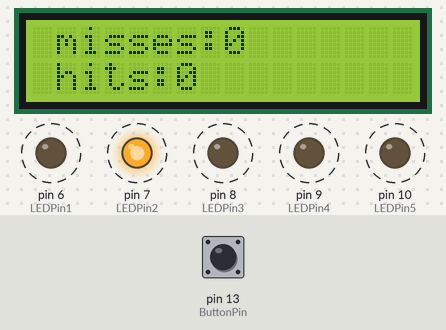
Bench run of a sketch on a simulated Arduino Uno, built with avr-gcc and run on an emulated ATmega328P. Shown: 16×2 character LCD, output pins drawn as LEDs (lit = HIGH). Dashed ring = blinking. The test bench sets the inputs (shaded band); at power-on: pin 13 (ButtonPin) HIGH.

Above: at 0.74 s.
1.3 s: pin 13 (ButtonPin) pulled LOW for 3.2 s
At 2.1 s:
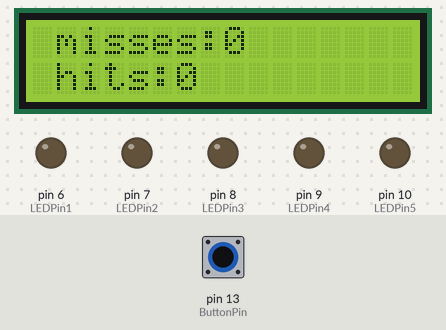
5.1 s: pin 13 (ButtonPin) pulled LOW for 1 s
At 6.47 s:
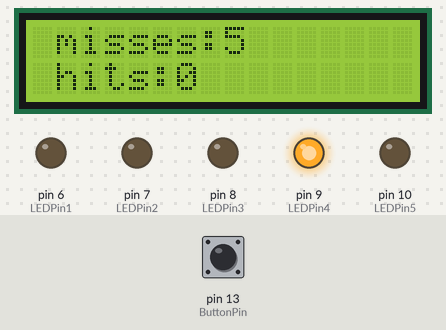
6.7 s: pin 13 (ButtonPin) pulled LOW for 0.15 s
At 7.2 s:
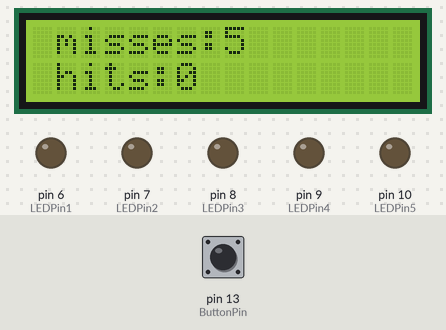
7.4 s: pin 13 (ButtonPin) pulled LOW for 1 s
At 9.1 s:
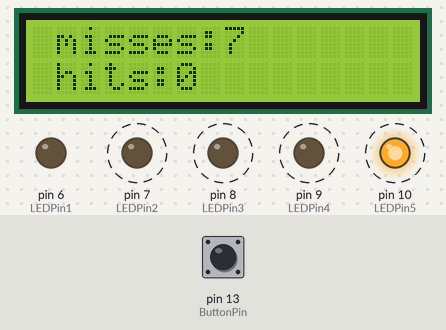
Timing chart, 0 to 10.0 s (numbered marks = the images above; inputs shaded):
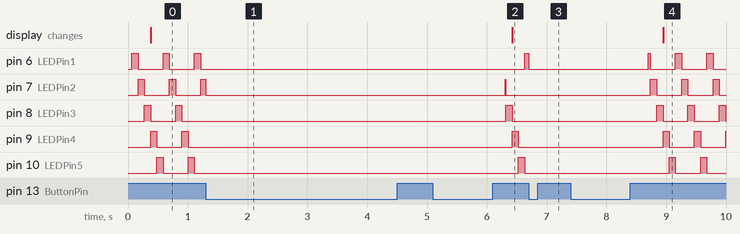

Measured:
- after the input at 1.3 s, pin 6 (LEDPin1), pin 8 (LEDPin3), pin 9 (LEDPin4), pin 10 (LEDPin5): stops changing and stays LOW; pin 7 (LEDPin2): goes on until 1.3 s, then stays LOW
- after the input at 5.1 s, the display: changes after 1.3 s (image 2)
- after the input at 6.7 s, pin 7 (LEDPin2): stops changing and stays LOW; pin 8 (LEDPin3): stays LOW (without the input it goes to HIGH after 0.14 s); pin 9 (LEDPin4): stays LOW (without the input it goes to HIGH after 0.25 s); pin 10 (LEDPin5): stays LOW (without the input it goes to HIGH after 0.35 s)
- after the input at 7.4 s, the display: changes after 1.5 s (image 4)
- by itself, pin 6 (LEDPin1), pin 8 (LEDPin3): alternates HIGH for 0.11 s and LOW for 0.42 s
- by itself, pin 7 (LEDPin2), pin 9 (LEDPin4), pin 10 (LEDPin5): alternates HIGH for 0.10 s and LOW for 0.42 s

The sketch:

EX12.d.ino
```cpp
#include <LiquidCrystal.h>

const int rs = 12, en = 11, d4 = 5, d5 = 4, d6 = 3, d7 = 2;
LiquidCrystal lcd(rs, en, d4, d5, d6, d7);
int prevstate = 0;
int BTNstate = 0;

int hits=0;
int misses=0;
int count=1;

//led pins used
int LEDPin1=6;
int LEDPin2=7;
int LEDPin3=8;
int LEDPin4=9;
int LEDPin5=10;

//button pin used
int ButtonPin=13;

void setup() {
  // set up the LCD's number of columns and rows:
  lcd.begin(16, 2);
  Serial.begin(115200);// enable serial monitor

  pinMode(LEDPin1, OUTPUT);//setup led pins
  pinMode(LEDPin2, OUTPUT);//setup led pins
  pinMode(LEDPin3, OUTPUT);//setup led pins
  pinMode(LEDPin4, OUTPUT);//setup led pins
  pinMode(LEDPin5, OUTPUT); //setup led pins
  pinMode(ButtonPin, INPUT_PULLUP); // setup button pin
}


void loop() {

BTNstate = !digitalRead(ButtonPin);
if(BTNstate != prevstate){
    if (BTNstate==HIGH && count >= 201 && count <= 300){
      hits++;
      FLOW();
    }
    else if (BTNstate==HIGH){
      misses++;
      OFF();
    }
}


if(count >= 1 && count <= 100){
          digitalWrite(LEDPin1, HIGH);
          digitalWrite(LEDPin2, LOW);
          digitalWrite(LEDPin3, LOW);
          digitalWrite(LEDPin4, LOW);
          digitalWrite(LEDPin5, LOW);
        }
if(count >= 101 && count <= 200){
          digitalWrite(LEDPin1, LOW);
          digitalWrite(LEDPin2, HIGH);
        }
if(count >= 201 && count <= 300){
          digitalWrite(LEDPin2, LOW);
          digitalWrite(LEDPin3, HIGH);
        }
if(count >= 301 && count <= 400){
          digitalWrite(LEDPin3, LOW);
          digitalWrite(LEDPin4, HIGH);
        }
if(count >= 401 && count <= 500){
          digitalWrite(LEDPin4, LOW);
          digitalWrite(LEDPin5, HIGH);
        }

count++;
delay(1);
if (count==301){
  lcd.setCursor(1,0);
  lcd.print("misses:");
  lcd.print(misses);
  lcd.setCursor(1,1);
  lcd.print("hits:");
  lcd.print(hits);
}
count=count%500;

}


void FLOW(){
          digitalWrite(LEDPin1, LOW);
          digitalWrite(LEDPin2, LOW);
          digitalWrite(LEDPin3, HIGH);
          digitalWrite(LEDPin4, LOW);
          digitalWrite(LEDPin5, LOW);
          delay(200);
          digitalWrite(LEDPin1, LOW);
          digitalWrite(LEDPin2, HIGH);
          digitalWrite(LEDPin3, LOW);
          digitalWrite(LEDPin4, HIGH);
          digitalWrite(LEDPin5, LOW);
          delay(200);
          digitalWrite(LEDPin1, HIGH);
          digitalWrite(LEDPin2, LOW);
          digitalWrite(LEDPin3, LOW);
          digitalWrite(LEDPin4, LOW);
          digitalWrite(LEDPin5, HIGH);
          delay(200);
          digitalWrite(LEDPin1, LOW);
          digitalWrite(LEDPin2, HIGH);
          digitalWrite(LEDPin3, LOW);
          digitalWrite(LEDPin4, HIGH);
          digitalWrite(LEDPin5, LOW);
          delay(200);
          digitalWrite(LEDPin1, LOW);
          digitalWrite(LEDPin2, LOW);
          digitalWrite(LEDPin3, HIGH);
          digitalWrite(LEDPin4, LOW);
          digitalWrite(LEDPin5, LOW);
          delay(100);
}

void OFF(){
          digitalWrite(LEDPin1, LOW);
          digitalWrite(LEDPin2, LOW);
          digitalWrite(LEDPin3, LOW);
          digitalWrite(LEDPin4, LOW);
          digitalWrite(LEDPin5, LOW);
          delay(1000);
}
```
